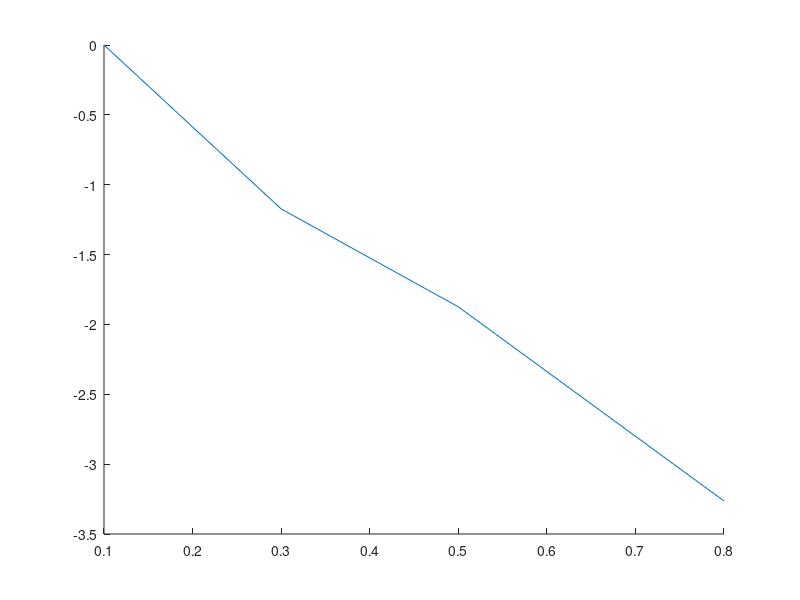

The MATLAB script that drew this image: (Note: this script raises an error after producing the figure.)
clc
clear
close all

% pre allocation
data = struct;

% pre definition
x_al = [0.1, 0.3, 0.5, 0.8, 1.0, 2.0, 3.0, 4.0, 8.0, 16.0]; % in mm
x_pb = [1.0, 2.0, 3.0, 4.0, 6.0, 8.0, 10.0, 15.0, 20.0, 30.0];  % in mm
t_al = ones(size(x_al));
t_pb = ones(size(x_pb));
t_al(:) = 60;    % in s
t_pb(:) = 120;  % in s
tau_0 = 230;    % in µs
y = log(1/50);
rho_al = 2.7;   % in g/cm^3
rho_pb = 11.34; % in g/cm^3

% insert their values here
N_al = [17303, 5322, 2641, 658, 627, 539, 541, 513, 486, 164];
N_pb = [1237, 1172, 970, 899, 765, 597, 525, 325, 237, 132];

% 1a) n_mess & n_korr Aluminium
n_mess_al = zeros(size(N_al));
n_korr_al = zeros(size(N_al));
for N = 1:size(N_al, 2)
    n_mess_al(N) = N_al(N) / t_al(N);
    n_korr_al(N) = (N_al(N) / t_al(N)) / (1 - ((N_al(N) / t_al(N)) * tau_0 * 10^(-6)));
end

n_korr_al = [286.766, 88.72041, 44.02679, 10.96919, 10.4524, 8.9854, 9.018741, 8.551967, 8.101863, 6.068062];
% ln(n_i/n_1) Aluminium
ln_nin1_al = zeros(size(N_al));
for N = 1:size(N_al, 2)
    ln_nin1_al(N) = log(n_korr_al(N) / n_korr_al(1));
end

n1 = n_korr_al(1);

% 1b) plot 
fig_al = figure(1);
hold on


% Regressionsgerade
x1 = x_al(1:4);
x2 = x_al(5:end);
y1 = ln_nin1_al(1:4);
y2 = ln_nin1_al(5:end);

p1 = polyfit(x1, y1, 1);
f1 = polyval(p1, x1);
p2 = polyfit(x2, y2, 1);
f2 = polyval(p2, x2);


al_1 = plot(x1, y1);
al_1.Marker = "o";
al_1.MarkerEdgeColor = "blue";
al_1.MarkerFaceColor = "blue";
al_1.LineStyle = "none";
al_1_reg = plot(x1, f1);
al_1_reg.Color = "blue";
al_2 = plot(x2, y2);
al_2.Marker = "o";
al_2.MarkerEdgeColor = "red";
al_2.MarkerFaceColor = "red";
al_2.LineStyle = "none";
al_2_reg = plot(x2, f2);
al_2_reg.Color = "red";

xlabel("x [mm]")
ylabel("ln(ni/n1)")
hold off

m1 = p1(1);
y0_1 = p1(2);
m2 = p2(1);
y0_2 = p2(2);

% 1c) Interpolation to find d_beta,max
d_betamax = (y - y0_1) / m1;

% 1d) mu/rho
mu_al = -m2 * 10;
mu_rho = mu_al/rho_al;

% 2 Nachweiswahrscheinlichkeit
n_gamma_max = exp(y0_2) * n1;
n_ges = exp(y0_1) * n1;
n_beta_max = n_ges - n_gamma_max;

p_nachweis = n_gamma_max / n_beta_max;

data.x_al = x_al;
data.t_al = t_al;
data.N_al = N_al;
data.n_mess_al = n_mess_al;
data.n_korr_al = n_korr_al;
data.ln_nin1_al = ln_nin1_al;
data.n1_al = n1;
data.reg1_al = [m1, y0_1];
data.reg2_al = [m2, y0_2];
data.n_gamma_max_al = n_gamma_max;
data.n_beta_max_al = n_beta_max;
data.d_betamax_al = d_betamax;
data.Massenschwaechungskoeffizient_al = mu_rho;
data.Schwaechungskoeffizient_al = mu_al;
data.p_nachweis = p_nachweis;
data.tau_0 = tau_0;

% 3) Pb
% 3a) 
y = log(1/2);

n_mess_pb = zeros(size(N_pb));
n_korr_pb = zeros(size(N_pb));
for N = 1:size(N_pb, 2)
    n_mess_pb(N) = N_pb(N) / t_pb(N);
    n_korr_pb(N) = (N_pb(N) / t_pb(N)) / (1 - ((N_pb(N) / t_pb(N)) * tau_0 * 10^(-6)));
end

% ln(n_i/n_1) Aluminium
ln_nin1_pb = zeros(size(N_pb));
for N = 1:size(N_pb, 2)
    ln_nin1_pb(N) = log(n_mess_pb(N) / n_mess_pb(1));
end

n1 = n_mess_pb(1);

% plot 
fig_pb = figure(2);
hold on

p_pb = polyfit(x_pb, ln_nin1_pb, 1);
f_pb = polyval(p_pb, x_pb);


% Regressionsgerade
pb_plot = plot(x_pb, ln_nin1_pb);
pb_plot.Marker = "o";
pb_plot.MarkerEdgeColor = "blue";
pb_plot.MarkerFaceColor = "blue";
pb_plot.LineStyle = "none";

pb_plot_reg = plot(x_pb, f_pb);
pb_plot_reg.Color = "blue";

xlabel("x [mm]")
ylabel("ln(ni/n1)")

m1 = p_pb(1);
y0_1 = p_pb(2);

% 3 b) Halbwertsdicke
d_half_pb = (y - y0_1) / m1;

% 3c) Schwächungskoeffizient
mu_pb = -m1 * 10;
mu_rho = mu_pb/rho_pb;

data.x_pb = x_pb;
data.t_pb = t_pb;
data.N_pb = N_pb;
data.n_mess_pb = n_mess_pb;
data.n_korr_pb = n_korr_pb;
data.ln_nin1_pb = ln_nin1_pb;
data.n1_pb = n1;
data.reg1_pb = [m1, y0_1];
data.d_half_pb = d_half_pb;
data.Massenschwaechungskoeffizient_pb = mu_rho;
data.Schwaechungskoeffizient_pb = mu_pb;


to_save = true;
if to_save
    prompt = ("Insert Filename: ");
    savename = input(prompt);
    save(strcat(char('G:\Meine Ablage\Master\Physik\Abgegebene Protokolle\Praktikum SoSe 25\'), ...
                        char(savename), '.mat'), '-struct', 'data')
end
